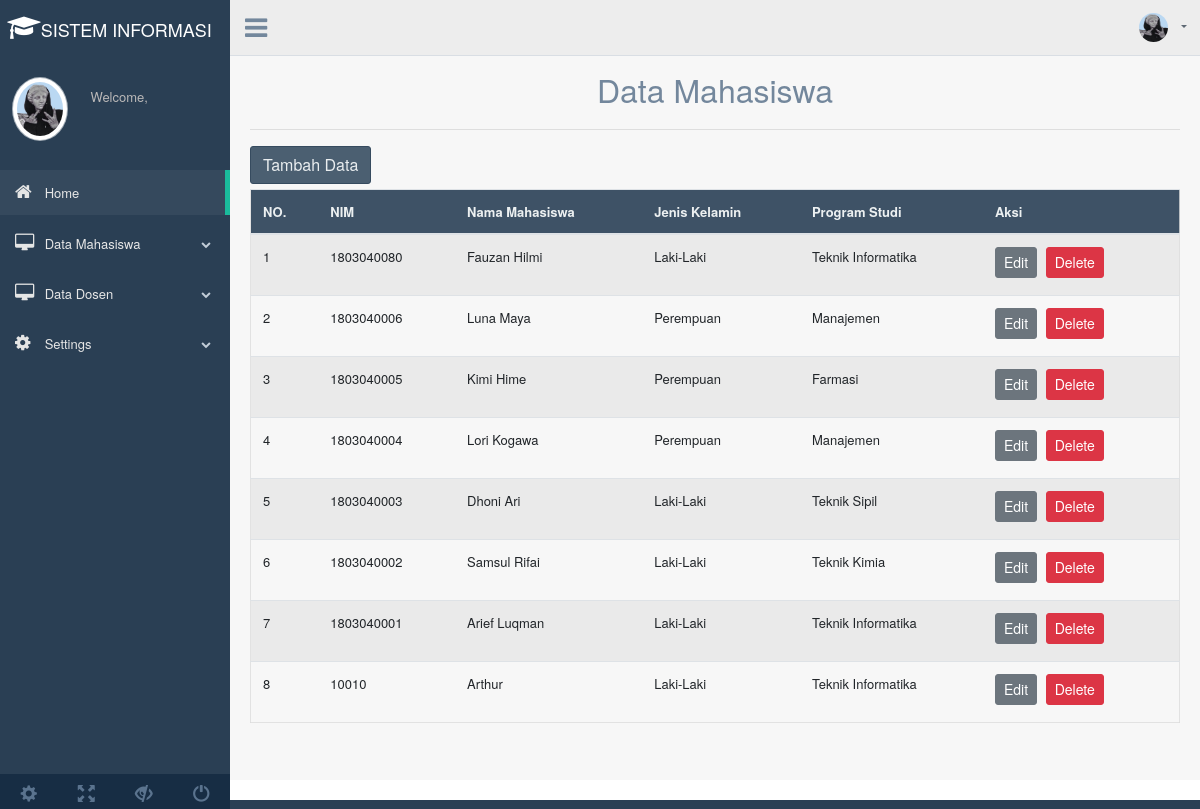
Screenshot of /beranda.php?page=tampil_mhs with the database file from the repository.
### tables this page shows
CREATE TABLE `mahasiswa` (
  `Nim` int(10) NOT NULL,
  `Nama_Mhs` varchar(50) NOT NULL,
  `Jenis_Kelamin` varchar(50) NOT NULL,
  `Program_Studi` varchar(50) NOT NULL
);

### tampil.php (the view, shortened to what this page needs)
<?php
include('config.php');
?>
	<div class="container" style="margin-top:20px">
		<center><font size="6">Data Mahasiswa</font></center>
		<hr>
		<a href="beranda.php?page=tambah_mhs"><button class="btn btn-dark right">Tambah Data</button></a>
		<div class="table-responsive">
		<table class="table table-striped jambo_table bulk_action">
			<thead>
				<tr>
					<th>NO.</th>
					<th>NIM</th>
					<th>Nama Mahasiswa</th>
					<th>Jenis Kelamin</th>
					<th>Program Studi</th>
					<th>Aksi</th>
				</tr>
			</thead>
			<tbody>
				<?php
				$sql = mysqli_query($config, "SELECT * FROM mahasiswa ORDER BY Nim DESC") or die(mysqli_error($koneksi));
				if(mysqli_num_rows($sql) > 0){
					$no = 1;
					while($data = mysqli_fetch_assoc($sql)){
						echo '
						<tr>
							<td>'.$no.'</td>
							<td>'.$data['Nim'].'</td>
							<td>'.$data['Nama_Mhs'].'</td>
							<td>'.$data['Jenis_Kelamin'].'</td>
							<td>'.$data['Program_Studi'].'</td>
							<td>
								<a href="beranda.php?page=edit_mhs&Nim='.$data['Nim'].'" class="btn btn-secondary btn-sm">Edit</a>
								<a href="delete.php?Nim='.$data['Nim'].'" class="btn btn-danger btn-sm" onclick="return confirm(\'Yakin ingin menghapus data ini?\')">Delete</a>
							</td>
						</tr>
						';
						$no++;
					}
				}else{
					echo '
					<tr>
						<td colspan="6">Tidak ada data.</td>
					</tr>
					';
				}
				?>
		</table>
	</div>
	</div>

### beranda.php (shortened to what this page needs)
<!DOCTYPE html>
<html lang="en">
  <head>
    <link href="assets/bootstrap/dist/css/bootstrap.min.css" rel="stylesheet">
    <link href="assets/font-awesome/css/font-awesome.min.css" rel="stylesheet">
    <link href="assets/nprogress/nprogress.css" rel="stylesheet">
    <link href="assets/iCheck/skins/flat/green.css" rel="stylesheet">
    <link href="assets/bootstrap-progressbar/css/bootstrap-progressbar-3.3.4.min.css" rel="stylesheet">
    <link href="assets/css/custom.min.css" rel="stylesheet">
  </head>
  <body class="nav-md">
    <div class="container body">
      <div class="main_container">
        <div class="col-md-3 left_col">
          <div class="left_col scroll-view">
            <div class="navbar nav_title" style="border: 0;">
            <center>
            &nbsp; <a href="beranda.php" class="fa fa-mortar-board fa-2x" style="color:#fff;"><span><font size="4.95" color="white" face="Helvetica Neue">SISTEM INFORMASI</font></span></a>
            </center>
            </div>
            <div class="profile clearfix">
              <div class="profile_pic">
                <img src="assets/images/icon.jpg" alt="..." class="img-circle profile_img">
              </div>
              <div class="profile_info">
                <span>Welcome,</span>
              </div>
            </div>
            <br />
            <div id="sidebar-menu" class="main_menu_side hidden-print main_menu">
              <div class="menu_section">
                <ul class="nav side-menu">
                  <li><a href="beranda.php"><i class="fa fa-home"></i> Home <span class="fa fa-chevron"></span></a>
                  </li>
                  <li><a href="#"><i class="fa fa-desktop"></i> Data Mahasiswa <span class="fa fa-chevron-down"></span></a>
                  </li>
                  <li><a><i class="fa fa-desktop"></i> Data Dosen <span class="fa fa-chevron-down"></span></a>
                  </li>
                  <li><a><i class="fa fa-gear"></i> Settings <span class="fa fa-chevron-down"></span></a>
                  </li>
                </ul>
              </div>
            </div>
            <div class="sidebar-footer hidden-small">
              <a data-toggle="tooltip" data-placement="top" title="Settings" href="#">
                <span class="glyphicon glyphicon-cog" aria-hidden="true"></span>
              </a>
              <a data-toggle="tooltip" data-placement="top" title="FullScreen" href="#">
                <span class="glyphicon glyphicon-fullscreen" aria-hidden="true"></span>
              </a>
              <a data-toggle="tooltip" data-placement="top" title="Lock" href="#">
                <span class="glyphicon glyphicon-eye-close" aria-hidden="true"></span>
              </a>
              <a data-toggle="tooltip" data-placement="top" title="Logout" href="#">
                <span class="glyphicon glyphicon-off" aria-hidden="true"></span>
              </a>
            </div>
          </div>
        </div>
        <div class="top_nav">
          <div class="nav_menu">
              <div class="nav toggle">
                <a id="menu_toggle"><i class="fa fa-bars"></i></a>
              </div>
              <nav class="nav navbar-nav">
              <ul class=" navbar-right">
                <li class="nav-item dropdown open" >
                  <a href="#" class="user-profile dropdown-toggle" aria-haspopup="true" id="navbarDropdown" data-toggle="dropdown" aria-expanded="false">
                    <img src="assets/images/icon.jpg" alt=""><?php
                        echo $_SESSION['username'];?></a>
                </li>
              </ul>
            </nav>
          </div>
        </div>
        <div class="right_col" role="main">
      <?php
      $queries = array();
      parse_str($_SERVER['QUERY_STRING'], $queries);
      switch ($queries['page']) {
      	case 'tampil_mhs':
      		include 'tampil.php';
      		break;
        }
        ?>
        </div>
        <footer>
        </footer>
      </div>
    </div>
  </body>
</html>

### rows the page displays
mahasiswa: Nim "1803040080", Nama_Mhs "Fauzan Hilmi", Jenis_Kelamin "Laki-Laki", Program_Studi "Teknik Informatika"
mahasiswa: Nim "1803040006", Nama_Mhs "Luna Maya", Jenis_Kelamin "Perempuan", Program_Studi "Manajemen"
mahasiswa: Nim "1803040005", Nama_Mhs "Kimi Hime", Jenis_Kelamin "Perempuan", Program_Studi "Farmasi"
mahasiswa: Nim "1803040004", Nama_Mhs "Lori Kogawa", Jenis_Kelamin "Perempuan", Program_Studi "Manajemen"
mahasiswa: Nim "1803040003", Nama_Mhs "Dhoni Ari", Jenis_Kelamin "Laki-Laki", Program_Studi "Teknik Sipil"
mahasiswa: Nim "1803040002", Nama_Mhs "Samsul Rifai", Jenis_Kelamin "Laki-Laki", Program_Studi "Teknik Kimia"
mahasiswa: Nim "1803040001", Nama_Mhs "Arief Luqman", Jenis_Kelamin "Laki-Laki", Program_Studi "Teknik Informatika"
mahasiswa: Nim "10010", Nama_Mhs "Arthur", Jenis_Kelamin "Laki-Laki", Program_Studi "Teknik Informatika"
